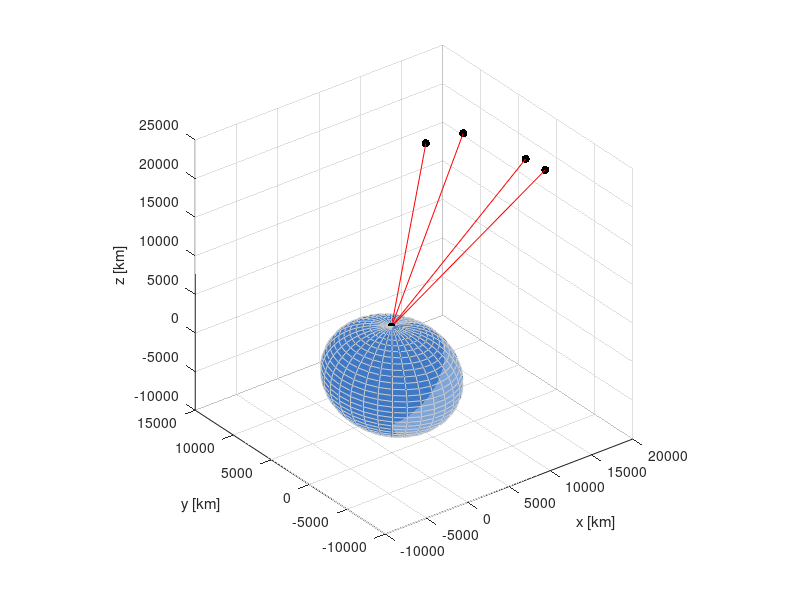

This figure's MATLAB source:
clear all;
clc;

%% parameterek
use_fsolve=false;       % fsolve-val vagy sajat eljarassal oldjuk meg?
sats=[                  % muholdak pozicioja
   15600   7540  20140;
   18760   2750  18610;
   17610  14630  13480;
   19170    610  18390;
%    17800   6400  18660;
%    17500   7590  18490
];
t=[                     % kesleltetesek
   0.07074;
   0.07220;
   0.07690;
   0.07242;
%    0.07320;
%    0.07350
];
Re=6371;                % a Fold sugara
c=3e5;                  % fenysebesseg
res=@(xyzd) sqrt((sats(:,1)-xyzd(1)).^2+(sats(:,2)-xyzd(2)).^2+(sats(:,3)-xyzd(3)).^2)-c*(t-xyzd(4));

%% megoldas
if use_fsolve
    xyzd=fsolve(res,[0 0 0 0],optimset('Display','none'));
else
    % parameterek
    maxIter=100;                      % legfeljebb ennyi iteracio futhat le
    x=[0 ; 0 ; 0 ; 0];                % kezdeti becsles
    fTol=[1e-7 ; 1e-7 ; 1e-7 ; 1e-7]; % ha a fuggvenyertek ez ala csokken, leallunk
    xTol=[1e-6 ; 1e-6 ; 1e-6 ; 1e-6]; % ha ennel kisebbet modositottunk, leallunk
    % Levenberg-Marquardt-eljaras
    r=res(x);
    S=sum(r.^2);
    J=zeros(length(r),length(x));
    for ii=1:length(x)
        J(:,ii)=(res([x(1:ii-1) ; x(ii)+0.25*xTol(ii) ;  x(ii+1:end)])-r)/(0.25*xTol(ii));
    end
    A=J'*J;
    v=J'*r;
    lambda=1;
    lambda_c=0.75;
    d=xTol;
    ii=1;
    while ii<=maxIter && any(abs(d)>=xTol) && any(abs(r)>=fTol(:))
        d=pinv(A+lambda*eye(length(x)))*v;
        xd=x-d;
        rd=res(xd);
        Sd=sum(rd.^2);
        dS=d'*(2*v-A*d);    
        R=(S-Sd)/dS;
        if R>0.75
            lambda=(lambda>=2*lambda_c)*lambda/2;
        elseif R<0.25
            if lambda==0
                lambda_c=1/max(abs(diag(inv(A))));
                lambda=lambda_c/2;
            end
            lambda=min(max((Sd-S)/(d'*v)+2,2),10)*lambda;
        end
        if Sd<S
            S=Sd;
            x=xd;
            r=rd;
            J=zeros(length(r),length(x));
            for ii=1:length(x)
                J(:,ii)=(res([x(1:ii-1) ; x(ii)+0.25*xTol(ii) ; x(ii+1:end)])-r)/(0.25*xTol(ii));
            end
            A=J'*J;
            v=J'*r;
        end
        ii=ii+1;
    end
    xyzd=x;
end
error=res(xyzd)
x=xyzd(1)
y=xyzd(2)
z=xyzd(3)
d=xyzd(4)

%% abrazolas
figure(1);
[sx,sy,sz]=sphere(30);
surf(sx*Re,sy*Re,sz*Re,'EdgeColor',[0.8 0.8 0.8],'FaceColor',[0 0.3 0.7],'FaceAlpha',0.5);
hold on;
scatter3(sats(:,1),sats(:,2),sats(:,3),'k','fill');
scatter3(x,y,z,'k','fill');
for ii=1:size(sats,1)
    plot3([x sats(ii,1)],[y sats(ii,2)],[z sats(ii,3)],'r');
end
hold off;
axis square;
xlabel('x [km]');
ylabel('y [km]');
zlabel('z [km]');